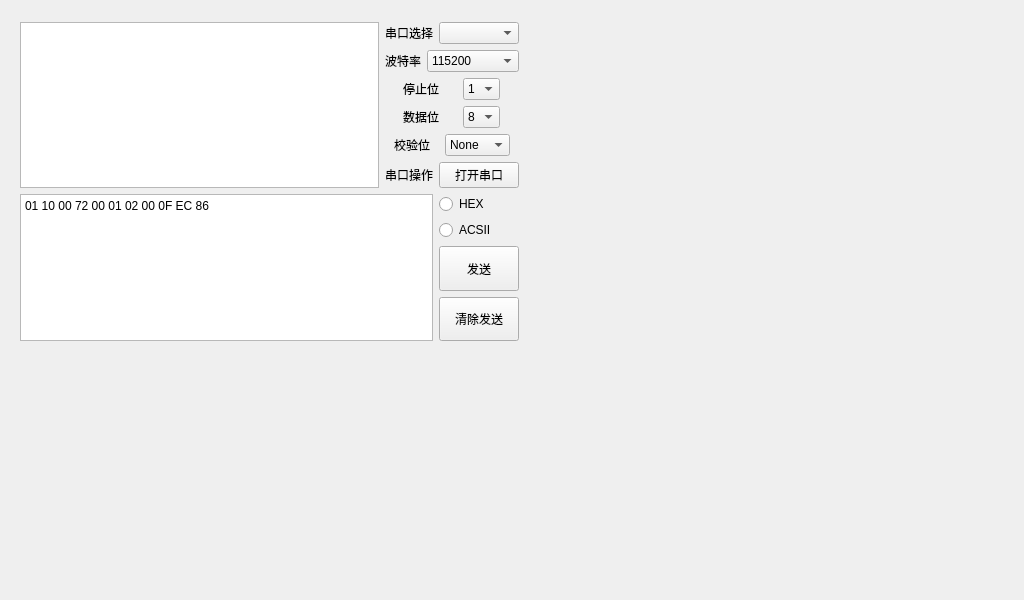
<?xml version="1.0" encoding="UTF-8"?>
<ui version="4.0">
 <class>Widget</class>
 <widget class="QWidget" name="Widget">
  <property name="geometry">
   <rect>
    <x>0</x>
    <y>0</y>
    <width>1024</width>
    <height>600</height>
   </rect>
  </property>
  <property name="sizePolicy">
   <sizepolicy hsizetype="Fixed" vsizetype="Fixed">
    <horstretch>0</horstretch>
    <verstretch>0</verstretch>
   </sizepolicy>
  </property>
  <property name="windowTitle">
   <string>Widget</string>
  </property>
  <widget class="QWidget" name="layoutWidget">
   <property name="geometry">
    <rect>
     <x>9</x>
     <y>11</y>
     <width>521</width>
     <height>341</height>
    </rect>
   </property>
   <layout class="QVBoxLayout" name="verticalLayout_3">
    <item>
     <layout class="QHBoxLayout" name="horizontalLayout_7" stretch="5,2">
      <item>
       <widget class="QTextEdit" name="textEdit_2"/>
      </item>
      <item>
       <layout class="QVBoxLayout" name="verticalLayout_2">
        <item>
         <layout class="QHBoxLayout" name="horizontalLayout">
          <item>
           <widget class="QLabel" name="label_2">
            <property name="enabled">
             <bool>true</bool>
            </property>
            <property name="sizePolicy">
             <sizepolicy hsizetype="Fixed" vsizetype="Expanding">
              <horstretch>0</horstretch>
              <verstretch>0</verstretch>
             </sizepolicy>
            </property>
            <property name="text">
             <string>串口选择</string>
            </property>
           </widget>
          </item>
          <item>
           <widget class="QComboBox" name="comboBox_2">
            <property name="enabled">
             <bool>true</bool>
            </property>
            <property name="sizePolicy">
             <sizepolicy hsizetype="Minimum" vsizetype="Expanding">
              <horstretch>0</horstretch>
              <verstretch>0</verstretch>
             </sizepolicy>
            </property>
           </widget>
          </item>
         </layout>
        </item>
        <item>
         <layout class="QHBoxLayout" name="horizontalLayout_2">
          <item>
           <widget class="QLabel" name="label">
            <property name="enabled">
             <bool>true</bool>
            </property>
            <property name="sizePolicy">
             <sizepolicy hsizetype="Fixed" vsizetype="Expanding">
              <horstretch>0</horstretch>
              <verstretch>0</verstretch>
             </sizepolicy>
            </property>
            <property name="text">
             <string>波特率</string>
            </property>
           </widget>
          </item>
          <item>
           <widget class="QComboBox" name="comboBox">
            <property name="enabled">
             <bool>true</bool>
            </property>
            <property name="sizePolicy">
             <sizepolicy hsizetype="Minimum" vsizetype="Expanding">
              <horstretch>0</horstretch>
              <verstretch>0</verstretch>
             </sizepolicy>
            </property>
            <item>
             <property name="text">
              <string>115200</string>
             </property>
            </item>
            <item>
             <property name="text">
              <string>57600</string>
             </property>
            </item>
            <item>
             <property name="text">
              <string>38400</string>
             </property>
            </item>
            <item>
             <property name="text">
              <string>19200</string>
             </property>
            </item>
            <item>
             <property name="text">
              <string>9600</string>
             </property>
            </item>
           </widget>
          </item>
         </layout>
        </item>
        <item>
         <layout class="QHBoxLayout" name="horizontalLayout_3">
          <item>
           <widget class="QLabel" name="label_7">
            <property name="enabled">
             <bool>true</bool>
            </property>
            <property name="sizePolicy">
             <sizepolicy hsizetype="Fixed" vsizetype="Expanding">
              <horstretch>0</horstretch>
              <verstretch>0</verstretch>
             </sizepolicy>
            </property>
            <property name="text">
             <string>停止位</string>
            </property>
           </widget>
          </item>
          <item>
           <widget class="QComboBox" name="comboBox_3">
            <property name="enabled">
             <bool>true</bool>
            </property>
            <property name="sizePolicy">
             <sizepolicy hsizetype="Fixed" vsizetype="Expanding">
              <horstretch>0</horstretch>
              <verstretch>0</verstretch>
             </sizepolicy>
            </property>
            <item>
             <property name="text">
              <string>1</string>
             </property>
            </item>
            <item>
             <property name="text">
              <string>2</string>
             </property>
            </item>
           </widget>
          </item>
         </layout>
        </item>
        <item>
         <layout class="QHBoxLayout" name="horizontalLayout_4">
          <item>
           <widget class="QLabel" name="label_10">
            <property name="enabled">
             <bool>true</bool>
            </property>
            <property name="sizePolicy">
             <sizepolicy hsizetype="Fixed" vsizetype="Expanding">
              <horstretch>0</horstretch>
              <verstretch>0</verstretch>
             </sizepolicy>
            </property>
            <property name="text">
             <string>数据位</string>
            </property>
           </widget>
          </item>
          <item>
           <widget class="QComboBox" name="comboBox_4">
            <property name="enabled">
             <bool>true</bool>
            </property>
            <property name="sizePolicy">
             <sizepolicy hsizetype="Fixed" vsizetype="Expanding">
              <horstretch>0</horstretch>
              <verstretch>0</verstretch>
             </sizepolicy>
            </property>
            <item>
             <property name="text">
              <string>8</string>
             </property>
            </item>
            <item>
             <property name="text">
              <string>7</string>
             </property>
            </item>
            <item>
             <property name="text">
              <string>6</string>
             </property>
            </item>
            <item>
             <property name="text">
              <string>5</string>
             </property>
            </item>
           </widget>
          </item>
         </layout>
        </item>
        <item>
         <layout class="QHBoxLayout" name="horizontalLayout_5">
          <item>
           <widget class="QLabel" name="label_11">
            <property name="enabled">
             <bool>true</bool>
            </property>
            <property name="sizePolicy">
             <sizepolicy hsizetype="Fixed" vsizetype="Expanding">
              <horstretch>0</horstretch>
              <verstretch>0</verstretch>
             </sizepolicy>
            </property>
            <property name="text">
             <string>校验位</string>
            </property>
           </widget>
          </item>
          <item>
           <widget class="QComboBox" name="comboBox_5">
            <property name="enabled">
             <bool>true</bool>
            </property>
            <property name="sizePolicy">
             <sizepolicy hsizetype="Fixed" vsizetype="Expanding">
              <horstretch>0</horstretch>
              <verstretch>0</verstretch>
             </sizepolicy>
            </property>
            <item>
             <property name="text">
              <string>None</string>
             </property>
            </item>
            <item>
             <property name="text">
              <string>Even</string>
             </property>
            </item>
            <item>
             <property name="text">
              <string>Odd</string>
             </property>
            </item>
            <item>
             <property name="text">
              <string>Space</string>
             </property>
            </item>
            <item>
             <property name="text">
              <string>Mark</string>
             </property>
            </item>
           </widget>
          </item>
         </layout>
        </item>
        <item>
         <layout class="QHBoxLayout" name="horizontalLayout_6">
          <item>
           <widget class="QLabel" name="label_5">
            <property name="enabled">
             <bool>true</bool>
            </property>
            <property name="sizePolicy">
             <sizepolicy hsizetype="Fixed" vsizetype="Expanding">
              <horstretch>0</horstretch>
              <verstretch>0</verstretch>
             </sizepolicy>
            </property>
            <property name="text">
             <string>串口操作</string>
            </property>
           </widget>
          </item>
          <item>
           <widget class="QPushButton" name="pushButton_2">
            <property name="enabled">
             <bool>true</bool>
            </property>
            <property name="sizePolicy">
             <sizepolicy hsizetype="Fixed" vsizetype="Expanding">
              <horstretch>0</horstretch>
              <verstretch>0</verstretch>
             </sizepolicy>
            </property>
            <property name="text">
             <string>打开串口</string>
            </property>
            <property name="iconSize">
             <size>
              <width>16</width>
              <height>16</height>
             </size>
            </property>
           </widget>
          </item>
         </layout>
        </item>
       </layout>
      </item>
     </layout>
    </item>
    <item>
     <layout class="QGridLayout" name="gridLayout_3">
      <item row="0" column="0">
       <widget class="QTextEdit" name="textEdit">
        <property name="sizePolicy">
         <sizepolicy hsizetype="Expanding" vsizetype="Preferred">
          <horstretch>0</horstretch>
          <verstretch>0</verstretch>
         </sizepolicy>
        </property>
        <property name="html">
         <string>&lt;!DOCTYPE HTML PUBLIC &quot;-//W3C//DTD HTML 4.0//EN&quot; &quot;http://www.w3.org/TR/REC-html40/strict.dtd&quot;&gt;
&lt;html&gt;&lt;head&gt;&lt;meta name=&quot;qrichtext&quot; content=&quot;1&quot; /&gt;&lt;style type=&quot;text/css&quot;&gt;
p, li { white-space: pre-wrap; }
&lt;/style&gt;&lt;/head&gt;&lt;body style=&quot; font-family:'Ubuntu'; font-size:11pt; font-weight:400; font-style:normal;&quot;&gt;
&lt;p style=&quot; margin-top:0px; margin-bottom:0px; margin-left:0px; margin-right:0px; -qt-block-indent:0; text-indent:0px;&quot;&gt;&lt;span style=&quot; font-family:'SimSun'; font-size:9pt;&quot;&gt;01 10 00 72 00 01 02 00 0F EC 86&lt;/span&gt;&lt;/p&gt;&lt;/body&gt;&lt;/html&gt;</string>
        </property>
       </widget>
      </item>
      <item row="0" column="2">
       <layout class="QVBoxLayout" name="verticalLayout">
        <item>
         <widget class="QRadioButton" name="radioButton">
          <property name="text">
           <string>HEX</string>
          </property>
         </widget>
        </item>
        <item>
         <widget class="QRadioButton" name="radioButton_2">
          <property name="text">
           <string>ACSII</string>
          </property>
         </widget>
        </item>
        <item>
         <widget class="QPushButton" name="pushButton_3">
          <property name="sizePolicy">
           <sizepolicy hsizetype="Minimum" vsizetype="Preferred">
            <horstretch>0</horstretch>
            <verstretch>0</verstretch>
           </sizepolicy>
          </property>
          <property name="text">
           <string>发送</string>
          </property>
         </widget>
        </item>
        <item>
         <widget class="QPushButton" name="pushButton_4">
          <property name="sizePolicy">
           <sizepolicy hsizetype="Minimum" vsizetype="Preferred">
            <horstretch>0</horstretch>
            <verstretch>0</verstretch>
           </sizepolicy>
          </property>
          <property name="text">
           <string>清除发送</string>
          </property>
         </widget>
        </item>
       </layout>
      </item>
     </layout>
    </item>
   </layout>
  </widget>
 </widget>
 <layoutdefault spacing="6" margin="11"/>
 <resources/>
 <connections/>
</ui>
